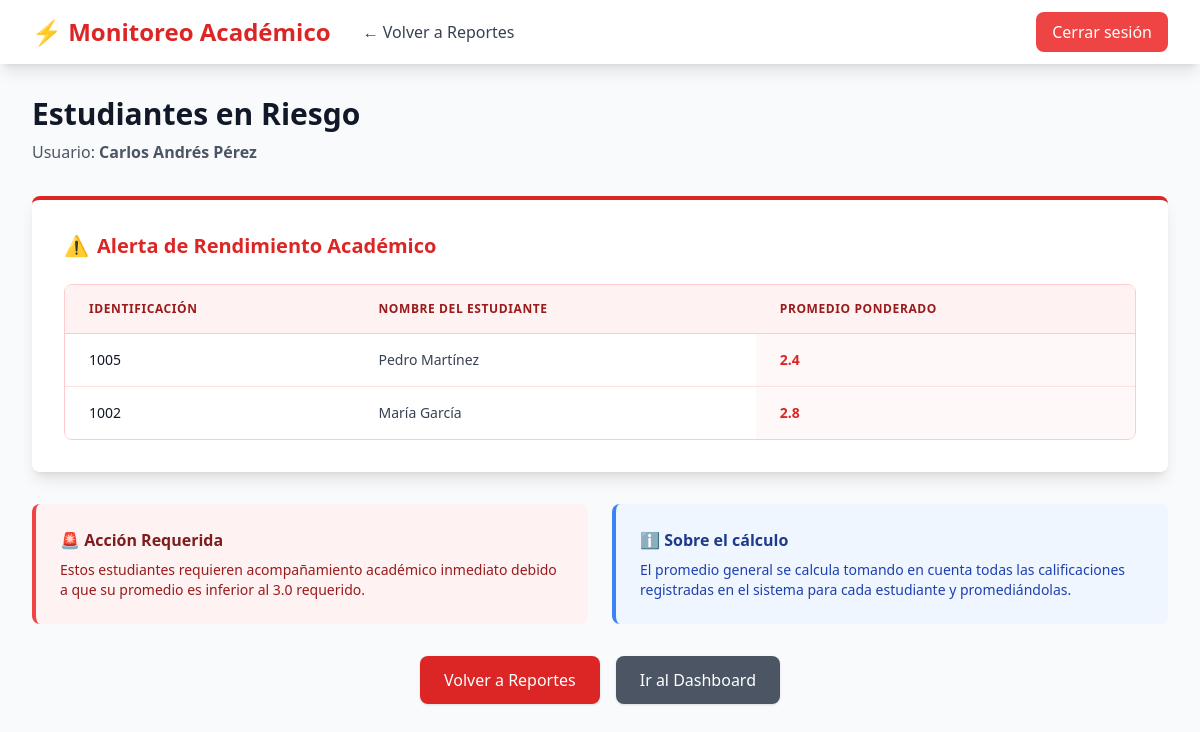
The app's page /reportes/riesgo (signed in), older data.
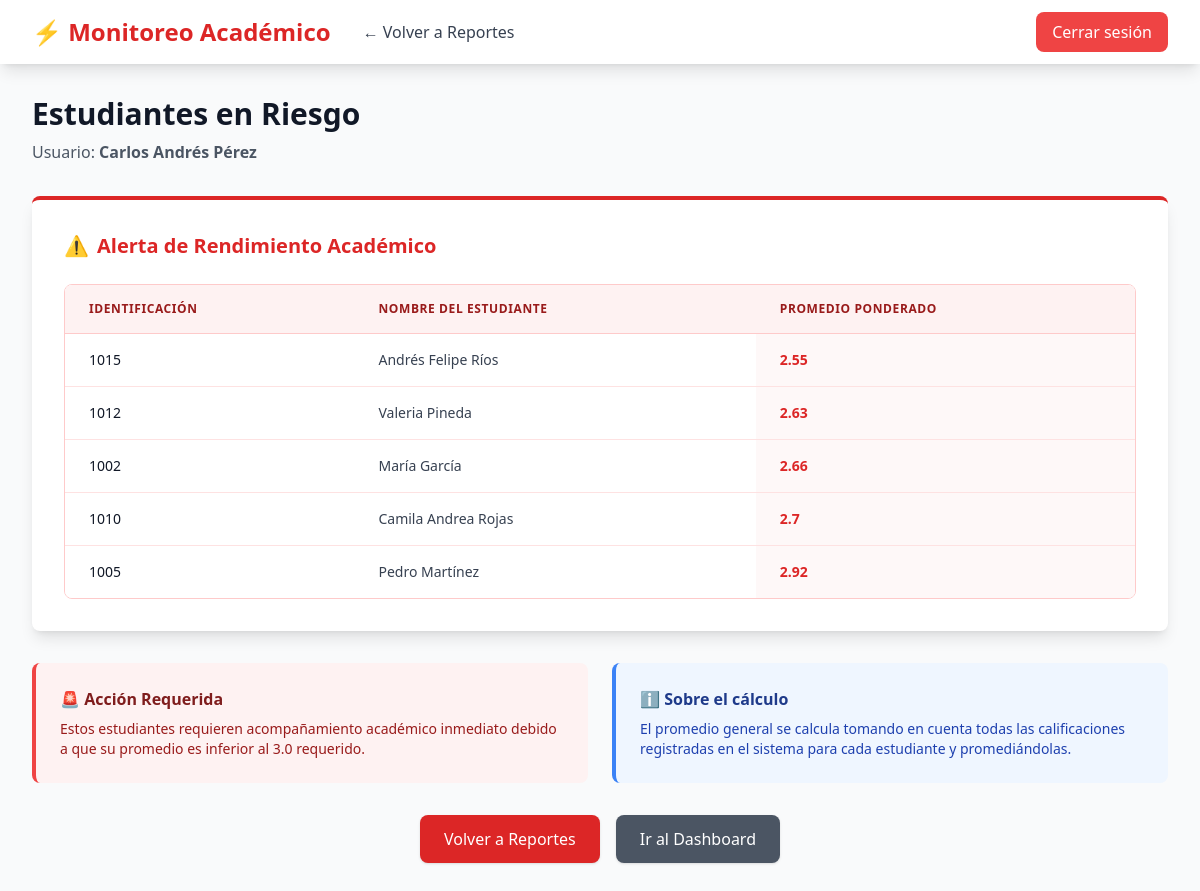
The same page, newer data.
### tables this page shows
CREATE TABLE estudiantes (
            id      TEXT PRIMARY KEY,
            nombre  TEXT NOT NULL,
            correo  TEXT NOT NULL UNIQUE
        );

### app.py (the view)
@app.route('/reportes/riesgo')
def reporte_riesgo():
    if 'usuario' not in session:
        return redirect(url_for('login'))
    estudiantes_riesgo = sistema.obtener_estudiantes_en_riesgo()
    return render_template('reporte_riesgo.html',
                         titulo='Estudiantes en Riesgo',
                         estudiantes=estudiantes_riesgo,
                         usuario=session.get('usuario'))

### models/sistema.py (called while the page is built)
    def _get_connection(self):
        conn = sqlite3.connect(self.db_path)
        conn.row_factory = sqlite3.Row
        conn.execute("PRAGMA foreign_keys = ON")
        return conn

    def obtener_estudiantes_en_riesgo(self):
        conn = self._get_connection()
        filas = conn.execute("""
            SELECT e.id, e.nombre, ROUND(AVG(c.nota), 2) AS promedio
            FROM estudiantes e
            JOIN calificaciones c ON e.id = c.estudiante_id
            GROUP BY e.id, e.nombre
            HAVING promedio < 3.0
            ORDER BY promedio ASC
        """).fetchall()
        conn.close()
        return [{"id": f["id"], "nombre": f["nombre"], "promedio": f["promedio"]} for f in filas]

### templates/reporte_riesgo.html (shortened to what this page needs)
<!DOCTYPE html>
<html lang="es">
<head>
    <script src="https://cdn.tailwindcss.com"></script>
</head>
<body class="bg-gray-50">
    <nav class="bg-white shadow-lg">
        <div class="max-w-7xl mx-auto px-4 sm:px-6 lg:px-8">
            <div class="flex justify-between h-16">
                <div class="flex items-center gap-8">
                    <div class="text-2xl font-bold text-red-600">⚡ Monitoreo Académico</div>
                    <a href="/reportes" class="text-gray-700 hover:text-red-600 transition">← Volver a Reportes</a>
                </div>
                <div class="flex items-center">
                    <a href="/logout" class="px-4 py-2 bg-red-500 text-white rounded-lg hover:bg-red-600 transition">Cerrar sesión</a>
                </div>
            </div>
        </div>
    </nav>
    <div class="max-w-7xl mx-auto px-4 sm:px-6 lg:px-8 py-8">
        <h1 class="text-3xl font-bold text-gray-900 mb-2">{{ titulo }}</h1>
        <p class="text-gray-600 mb-8">Usuario: <strong>{{ usuario }}</strong></p>
        <div class="bg-white rounded-lg shadow-lg p-8 border-t-4 border-red-600">
            <h2 class="text-xl font-bold text-red-600 mb-6 flex items-center">
                <span class="mr-2">⚠️</span> Alerta de Rendimiento Académico
            </h2>
            {% if estudiantes %}
            <div class="overflow-x-auto rounded-lg border border-red-200">
                <table class="min-w-full bg-white">
                    <thead class="bg-red-50">
                        <tr>
                            <th class="py-4 px-6 text-left text-xs font-bold text-red-800 uppercase tracking-wider border-b border-red-200">Identificación</th>
                            <th class="py-4 px-6 text-left text-xs font-bold text-red-800 uppercase tracking-wider border-b border-red-200">Nombre del Estudiante</th>
                            <th class="py-4 px-6 text-left text-xs font-bold text-red-800 uppercase tracking-wider border-b border-red-200">Promedio Ponderado</th>
                        </tr>
                    </thead>
                    <tbody class="divide-y divide-red-100">
                        {% for est in estudiantes %}
                        <tr class="hover:bg-red-50 transition">
                            <td class="py-4 px-6 text-sm font-medium text-gray-900">{{ est.id }}</td>
                            <td class="py-4 px-6 text-sm text-gray-700">{{ est.nombre }}</td>
                            <td class="py-4 px-6 text-sm font-bold text-red-600 bg-red-50/50">{{ est.promedio }}</td>
                        </tr>
                        {% endfor %}
                    </tbody>
                </table>
            </div>
            {% endif %}
        </div>
        <div class="mt-8 grid grid-cols-1 md:grid-cols-2 gap-6">
            <div class="bg-red-50 rounded-lg p-6 border-l-4 border-red-500">
                <h3 class="font-semibold text-red-900 mb-2">🚨 Acción Requerida</h3>
                <p class="text-red-800 text-sm">Estos estudiantes requieren acompañamiento académico inmediato debido a que su promedio es inferior al 3.0 requerido.</p>
            </div>
            <div class="bg-blue-50 rounded-lg p-6 border-l-4 border-blue-500">
                <h3 class="font-semibold text-blue-900 mb-2">ℹ️ Sobre el cálculo</h3>
                <p class="text-blue-800 text-sm">El promedio general se calcula tomando en cuenta todas las calificaciones registradas en el sistema para cada estudiante y promediándolas.</p>
            </div>
        </div>
        <div class="mt-8 text-center flex justify-center gap-4">
            <a href="/reportes" class="px-6 py-3 bg-red-600 text-white rounded-lg hover:bg-red-700 transition shadow font-medium">
                Volver a Reportes
            </a>
            <a href="/dashboard" class="px-6 py-3 bg-gray-600 text-white rounded-lg hover:bg-gray-700 transition shadow font-medium">
                Ir al Dashboard
            </a>
        </div>
    </div>
</body>
</html>

Row changes from the older to the newer data that the page shows:
added estudiantes: id "1015", nombre "Andrés Felipe Ríos", promedio "2.55"
added estudiantes: id "1012", nombre "Valeria Pineda", promedio "2.63"
shown differently, row unchanged: estudiantes "María García": promedio "2.8" → "2.66"; moves up the list
added estudiantes: id "1010", nombre "Camila Andrea Rojas", promedio "2.7"
computed for estudiantes "Pedro Martínez": promedio "2.4" → "2.92"
